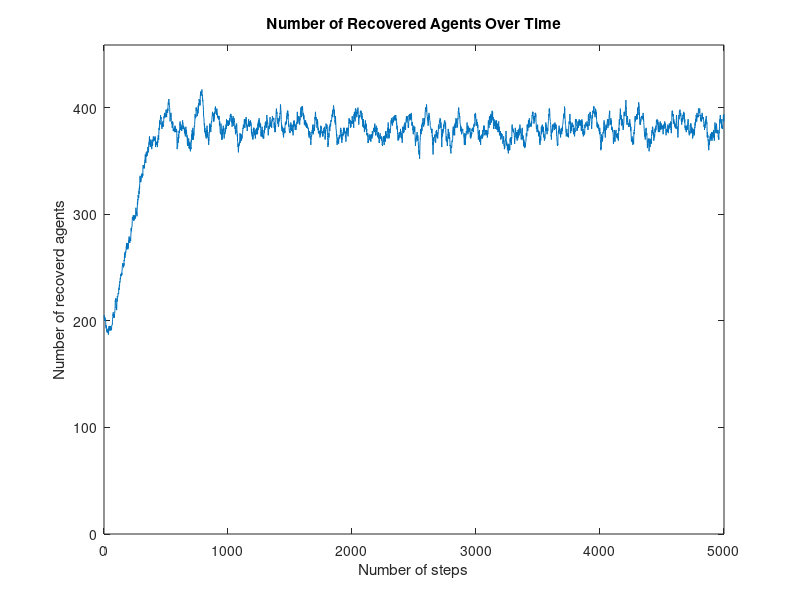

MATLAB code to generate this figure:
function Lee_problem4a
%TEMPLE_ABM_POPULATION_MIGRATE_MATE_AND_AGE
%   Agents (representing an animal species) move in a 2d
%   box. In each step an agent moves with a fixed speed
%   in its direction and slightly changes his direction.
%   Moreover, agents age and die when reaching their
%   maximum age. Whenever an integer cell is occupied by
%   exactly two agents, a new agent is born in the center
%   of that cell.
%
% 02/2016 by Benjamin Seibold
%            http://www.math.temple.edu/~seibold/
% 
% Modified by Jihye Lee
%               02/20/2024

% Parameters
N =200; % initial umber of agents
ns = 5000; % number of steps
ax = [0 10 0 10]; % problem domain
v = .02; % speed of agents (distance traveled per step) changed from .01 to .02
max_age = 100; % each agents lives 100 steps
p = 0.9;    % probability of producing new agent

% Initialization
cx = ax(1):ax(2); cy = ax(3):ax(4); % cell boundaries
X = [ax(1) + (ax(2) - ax(1)) / 2*rand(N,1),... % initial positions
    ax(3) + (ax(4) - ax(3))*rand(N,1)]; % of agents ((x, y) ∈ [0, 5] × [0, 10])
D = rand(N,1)*2*pi; % initial angles of direction of agent
A = randi(max_age,N,1); % age of agents
total_agents = zeros(ns,1); % total number of agetns


for j = 1:ns % loop over steps
    % Update positions and directions
    X(:,1) = X(:,1)+v*cos(D); X(:,2) = X(:,2)+v*sin(D); % move agents
    D = D+0.1*randn(size(D)); % change direction of motion
    A = A+1; % increase age of each agent by 1
    
    % Let agents bounce of walls
    ind = (X(:,1)<ax(1)&cos(D)<0)|... % who is hitting a wall
        (X(:,1)>ax(2)&cos(D)>0); % horizontally
    D(ind) = pi-D(ind); % reverse x-direction
    ind = (X(:,2)<ax(3)&sin(D)<0)|... % who is hitting a wall
        (X(:,2)>ax(4)&sin(D)>0); % vertically
    D(ind) = -D(ind); % reverse y-direction
    X(:,1) = min(max(X(:,1),ax(1)),ax(2)); % move agents outside of
    X(:,2) = min(max(X(:,2),ax(3)),ax(4)); % domain back onto boundary
    
    % Mating: if more than seven agent and less than ten agents in same cell, create new agent
    [occupied_cells,~,agents_in_cell] = unique(floor(X),'rows');
    agent_counts = accumarray(agents_in_cell,1);
    cells_with_multiple_agents = occupied_cells(...
        agent_counts == 2,:);

    offspring_reproduce = rand(size(cells_with_multiple_agents,1),1)<p; %probabilty of creating new offspring(1/4)
    N_new = sum(offspring_reproduce); % number of new agents
    X = [X;cells_with_multiple_agents(offspring_reproduce,:)+.5]; % new agents in cell centers
    D = [D;rand(N_new,1)*2*pi]; % random direction
    A = [A;zeros(N_new,1)]; % age of new agents is 0

    % Remove agents who are too old
    ind = A<= max_age; % agents who do not die
    X = X(ind,:); D = D(ind); A = A(ind); % keep those
    
    % Store the number of agents at j steps into an array
    total_agents(j) = length(A);
    
    % Plotting
    % clf
    % plot([1;1]*cx,ax([3,4])'*(cx*0+1),'k-',... % draw boundaries
    %     ax([1,2])'*(cy*0+1),[1;1]*cy,'k-') % of cells
    % hold on
    % ind = A<=max_age/3; % young agents
    % plot(X(ind,1),X(ind,2),'.','markersize',12,'color',[0 .8 0])
    % ind = max_age/3<A&A<=max_age*2/3; % middle aged agents
    % plot(X(ind,1),X(ind,2),'.','markersize',12,'color',[.8 .8 0])
    % ind = max_age*2/3<A; % old agents
    % plot(X(ind,1),X(ind,2),'.','markersize',12,'color',[1 0 0])
    % hold off
    % axis equal xy, axis(ax)
    % xlabel('x'), ylabel('y') % axis labels
    % title(sprintf('Migrating, mating, and aging animals (%d agents)',...
    %     length(A)))
    % drawnow

    if ~numel(A), break, end % stop of no agents left
end
% To create a plot illustrating the number of agents against the step count as it increases.
% To create a plot illustrating the number of agents against the step count as it increases.
figure;
plot(total_agents)
ylim([0 max(total_agents)*1.1]) % set y-axis limit to start from 0
xlabel("Number of steps")
ylabel("Number of recoverd agents")
title('Number of Recovered Agents Over Time')
drawnow